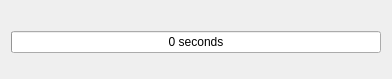
<?xml version="1.0" encoding="UTF-8"?>
<ui version="4.0">
 <class>ProgressDialogClass</class>
 <widget class="QDialog" name="ProgressDialogClass">
  <property name="windowModality">
   <enum>Qt::ApplicationModal</enum>
  </property>
  <property name="geometry">
   <rect>
    <x>0</x>
    <y>0</y>
    <width>392</width>
    <height>79</height>
   </rect>
  </property>
  <property name="contextMenuPolicy">
   <enum>Qt::NoContextMenu</enum>
  </property>
  <property name="windowTitle">
   <string>Waiting...</string>
  </property>
  <property name="modal">
   <bool>true</bool>
  </property>
  <layout class="QVBoxLayout" name="verticalLayout">
   <item>
    <widget class="QLabel" name="_description">
     <property name="text">
      <string>&lt;description&gt;</string>
     </property>
    </widget>
   </item>
   <item>
    <widget class="QProgressBar" name="_progressBar">
     <property name="value">
      <number>0</number>
     </property>
     <property name="format">
      <string>%v seconds</string>
     </property>
    </widget>
   </item>
   <item>
    <spacer name="verticalSpacer">
     <property name="orientation">
      <enum>Qt::Vertical</enum>
     </property>
     <property name="sizeHint" stdset="0">
      <size>
       <width>20</width>
       <height>40</height>
      </size>
     </property>
    </spacer>
   </item>
  </layout>
 </widget>
 <resources/>
 <connections/>
</ui>
